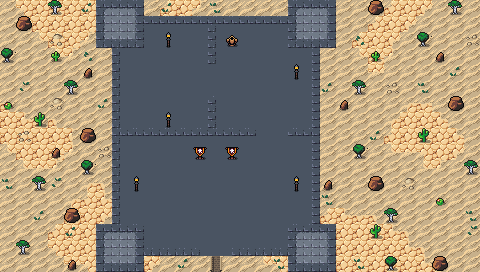

Rendered tile map (Tiled .tmx) drawn with the repository's tilesets; below, a short description and the map source with its tile grids summarised:
An orthogonal 30x17 tile map with 16x16 px tiles, 4 tile layers (Collision, Background, Ground, Clutter), 2 tilesets and 8 objects.

<map version="1.10" tiledversion="1.10.1" orientation="orthogonal" renderorder="right-down" width="30" height="17" tilewidth="16" tileheight="16" infinite="0" nextlayerid="7" nextobjectid="56">
 <editorsettings>
  <export target="wastetown..tmx" format="tmx" />
 </editorsettings>
 <tileset firstgid="1" source="../../tileset/main.tsx" />
 <tileset firstgid="10113" source="../../tileset/buildings.tsx" />
 <layer id="6" name="Collision" width="30" height="17">
  <data>[510 cells, 72 non-empty, 12 distinct tile ids]</data>
 </layer>
 <layer id="1" name="Background" width="30" height="17">
  <data>[510 cells, 510 non-empty, 4 distinct tile ids]</data>
 </layer>
 <layer id="2" name="Ground" width="30" height="17">
  <data>[510 cells, 214 non-empty, 34 distinct tile ids]</data>
 </layer>
 <layer id="3" name="Clutter" width="30" height="17">
  <properties>
   <property name="spriteLayer" type="bool" value="true" />
  </properties>
  <data>[510 cells, 61 non-empty, 13 distinct tile ids]</data>
 </layer>
 <objectgroup id="4" name="Objects">
  <object id="38" template="../../obj/entry_up.tx" x="192" y="272" width="48" height="16">
   <properties>
    <property name="teleport" value="" />
   </properties>
  </object>
  <object id="48" template="../../obj/treasure.tx" x="122.5" y="114" />
  <object id="50" template="../../obj/enemy.tx" x="211" y="86.5">
   <properties>
    <property name="enemy" value="Human elite" />
   </properties>
  </object>
  <object id="51" template="../../obj/treasure.tx" x="250.5" y="49.8333" />
  <object id="52" template="../../obj/gold.tx" x="122" y="84.5" />
  <object id="53" template="../../obj/enemy.tx" x="193" y="86.5">
   <properties>
    <property name="enemy" value="Knight" />
   </properties>
  </object>
  <object id="54" template="../../obj/enemy.tx" x="264.167" y="148.333">
   <properties>
    <property name="enemy" value="Human" />
   </properties>
  </object>
  <object id="55" template="../../obj/enemy.tx" x="263.5" y="124.667">
   <properties>
    <property name="enemy" value="Human guard" />
   </properties>
  </object>
 </objectgroup>
</map>
